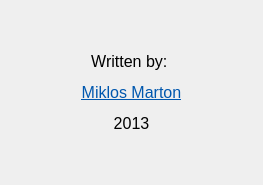
<?xml version="1.0" encoding="UTF-8"?>
<ui version="4.0">
 <class>FormAbout</class>
 <widget class="QWidget" name="FormAbout">
  <property name="geometry">
   <rect>
    <x>0</x>
    <y>0</y>
    <width>263</width>
    <height>185</height>
   </rect>
  </property>
  <property name="windowTitle">
   <string>About QWurthEasyScan</string>
  </property>
  <layout class="QGridLayout" name="gridLayout">
   <item row="0" column="0">
    <widget class="QLabel" name="label">
     <property name="text">
      <string>&lt;html&gt;&lt;head/&gt;&lt;body&gt;&lt;p align=&quot;center&quot;&gt;&lt;span style=&quot; font-size:12pt;&quot;&gt;Written by: &lt;/span&gt;&lt;/p&gt;&lt;p align=&quot;center&quot;&gt;&lt;a href=&quot;mailto:martonmiklosqdev@gmail.com&quot;&gt;&lt;span style=&quot; font-size:12pt; text-decoration: underline; color:#0057ae;&quot;&gt;Miklos Marton&lt;/span&gt;&lt;/a&gt;&lt;/p&gt;&lt;p align=&quot;center&quot;&gt;&lt;span style=&quot; font-size:12pt;&quot;&gt;2013&lt;/span&gt;&lt;/p&gt;&lt;/body&gt;&lt;/html&gt;</string>
     </property>
    </widget>
   </item>
  </layout>
 </widget>
 <resources/>
 <connections/>
</ui>
